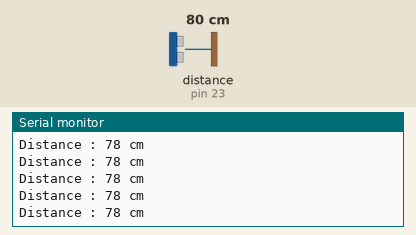
This sketch was run on a simulated Arduino Mega 2560, built with avr-gcc and run on an emulated ATmega2560. Parts: the last lines printed to the serial monitor. Wiring (inferred from the names in the program): ultrasonic range finder: trigger pin 22; echo pin 23. The test bench sets the inputs (shaded band); at power-on: distance to the obstacle (sensor on pin 23) 80 cm. The echo pulse lasts 58.3 µs per cm.

Above: at 1.2 s.
1.3 s: distance to the obstacle (sensor on pin 23) set to 299 cm
At 1.62 s:
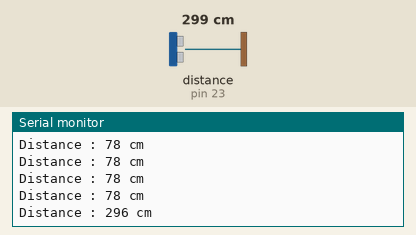
4.3 s: distance to the obstacle (sensor on pin 23) set to 2 cm
At 4.45 s:
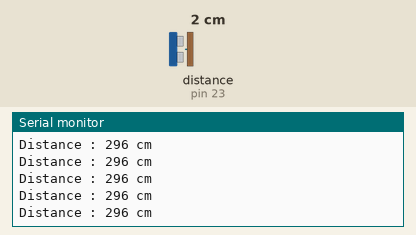
Timing chart, 0 to 7.3 s (numbered marks = the images above; inputs shaded):
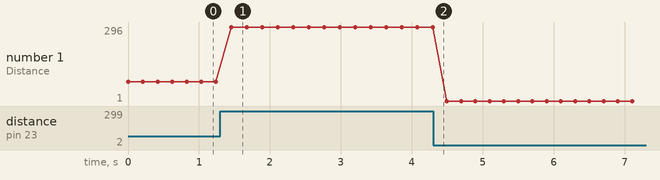

The sketch:

test_ultrason.ino
```cpp
// Définition des broches
const int trigPin = 22;
const int echoPin = 23;

long duree;
int distance;

void setup() {
  pinMode(trigPin, OUTPUT); // Le Trig envoie l'onde
  pinMode(echoPin, INPUT);  // L'Echo reçoit l'onde
  Serial.begin(9600);       // On ouvre le moniteur série
}

void loop() {
  // 1. On envoie une onde ultra-son de 10 microsecondes
  digitalWrite(trigPin, LOW);
  delayMicroseconds(2);
  digitalWrite(trigPin, HIGH);
  delayMicroseconds(10);
  digitalWrite(trigPin, LOW);

  // 2. On mesure le temps que l'onde met à revenir
  duree = pulseIn(echoPin, HIGH);

  // 3. Calcul de la distance : Vitesse du son = 340 m/s
  // Formule : Distance = (Temps * 0.034) / 2
  distance = duree * 0.034 / 2;

  // 4. On affiche le résultat sur le PC
  Serial.print("Distance : ");
  Serial.print(distance);
  Serial.println(" cm");

  delay(200); // Petite pause pour la lisibilité
}
```

Measured:
- after the input at 1.3 s, the serial monitor: prints a new line after 0.16 s (image 1)
- plotted number 1: 78 → 296 after the input at 1.3 s, 296 → 1 after the input at 4.3 s
